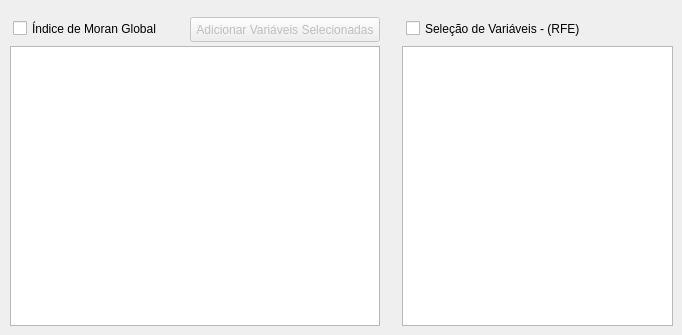
       <widget class="QWidget" name="tab_11">
        <attribute name="title">
         <string>Seleção de Variáveis</string>
        </attribute>
        <widget class="QTableWidget" name="datatable_moran">
         <property name="geometry">
          <rect>
           <x>10</x>
           <y>46</y>
           <width>370</width>
           <height>280</height>
          </rect>
         </property>
        </widget>
        <widget class="QCheckBox" name="checkBox_Moran">
         <property name="enabled">
          <bool>true</bool>
         </property>
         <property name="geometry">
          <rect>
           <x>13</x>
           <y>20</y>
           <width>170</width>
           <height>17</height>
          </rect>
         </property>
         <property name="text">
          <string>Índice de Moran Global</string>
         </property>
         <property name="checked">
          <bool>false</bool>
         </property>
        </widget>
        <widget class="QCheckBox" name="checkBox_RFE">
         <property name="enabled">
          <bool>true</bool>
         </property>
         <property name="geometry">
          <rect>
           <x>406</x>
           <y>20</y>
           <width>180</width>
           <height>17</height>
          </rect>
         </property>
         <property name="text">
          <string>Seleção de Variáveis - (RFE)</string>
         </property>
         <property name="checked">
          <bool>false</bool>
         </property>
        </widget>
        <widget class="QTableWidget" name="datatable_RFE">
         <property name="geometry">
          <rect>
           <x>402</x>
           <y>46</y>
           <width>271</width>
           <height>280</height>
          </rect>
         </property>
        </widget>
        <widget class="QPushButton" name="pushButton_SVM_Add_Selected_Features">
         <property name="enabled">
          <bool>false</bool>
         </property>
         <property name="geometry">
          <rect>
           <x>190</x>
           <y>17</y>
           <width>190</width>
           <height>25</height>
          </rect>
         </property>
         <property name="text">
          <string>Adicionar Variáveis Selecionadas</string>
         </property>
        </widget>
       </widget>
